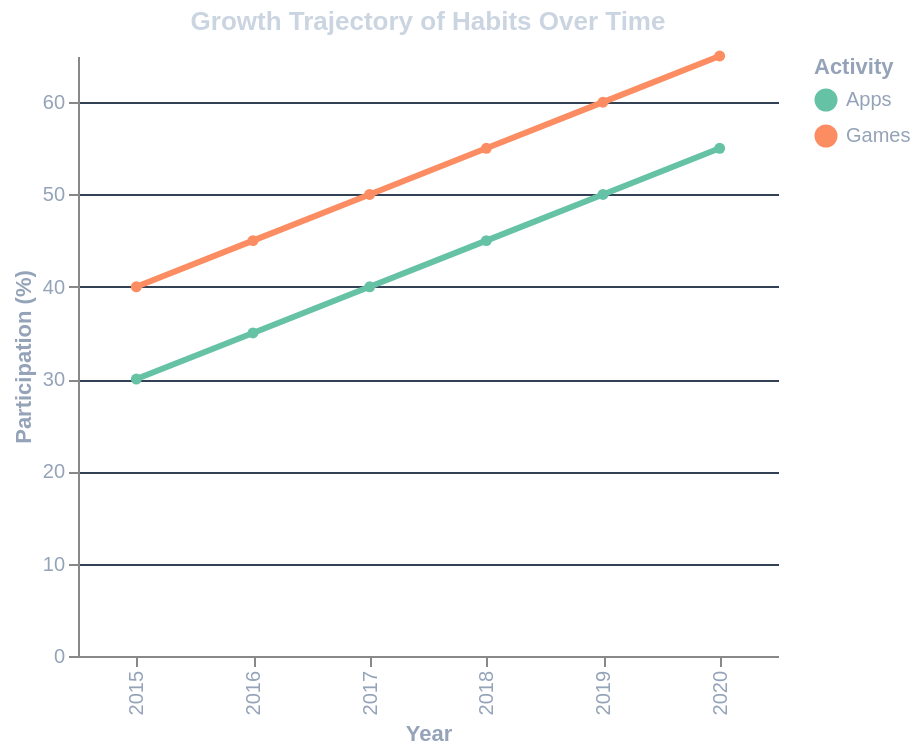

Express this chart as Vega-Lite.
### Vega-Lite specification from a JSON file in a GitHub repository (floating-point values rounded to 4 significant figures)
{"$schema": "https://vega.github.io/schema/vega-lite/v5.json", "title": {"text": "Growth Trajectory of Habits Over Time", "color": "#cbd5e1"}, "width": 350, "height": 300, "background": "transparent", "data": {"values": [{"Year": 2015, "Activity": "Games", "Percentage": 40}, {"Year": 2016, "Activity": "Games", "Percentage": 45}, {"Year": 2017, "Activity": "Games", "Percentage": 50}, {"Year": 2018, "Activity": "Games", "Percentage": 55}, {"Year": 2019, "Activity": "Games", "Percentage": 60}, {"Year": 2020, "Activity": "Games", "Percentage": 65}, {"Year": 2015, "Activity": "Apps", "Percentage": 30}, {"Year": 2016, "Activity": "Apps", "Percentage": 35}, {"Year": 2017, "Activity": "Apps", "Percentage": 40}, {"Year": 2018, "Activity": "Apps", "Percentage": 45}, {"Year": 2019, "Activity": "Apps", "Percentage": 50}, {"Year": 2020, "Activity": "Apps", "Percentage": 55}]}, "mark": {"type": "line", "point": true, "strokeWidth": 3}, "encoding": {"x": {"field": "Year", "type": "ordinal", "title": "Year", "axis": {"labelColor": "#94a3b8", "titleColor": "#94a3b8"}}, "y": {"field": "Percentage", "type": "quantitative", "title": "Participation (%)", "axis": {"labelColor": "#94a3b8", "titleColor": "#94a3b8", "gridColor": "#334155"}}, "color": {"field": "Activity", "type": "nominal", "scale": {"scheme": "set2"}, "legend": {"titleColor": "#94a3b8", "labelColor": "#94a3b8"}}}, "config": {"view": {"stroke": "transparent"}}}
